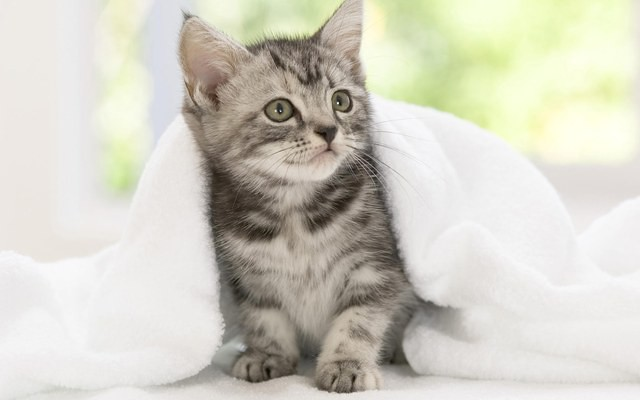
//> input picture testCppLab/testOpenCV/origin/cat1.jpg, 640 x 400 px
$ ./ver4   (built with g++ and OpenCV 4)
//> lines starting //> are read from the running program, lines starting //| are printed output that depends on the picture; after the words box and inside, x2 and y2 are one past the last pixel; in counts of white or black regions, pixels touching at a corner belong together
#include <opencv2/opencv.hpp>
#include <iostream>

int main() {
    // Đọc ảnh
    cv::Mat image = cv::imread("/home/devh/workspaceTesting/testOpenCV/origin/cat1.jpg");
//> image is the input picture: 400 rows x 640 cols, CV_8UC3; mean B, G, R 195.4, 207.3, 209.5

    // Kiểm tra ảnh có tồn tại không
    if (image.empty()) {
        std::cout << "Không thể mở ảnh!" << std::endl;
        return -1;
    }

    // Chuyển ảnh sang ảnh xám
    cv::Mat gray;
    cv::cvtColor(image, gray, cv::COLOR_BGR2GRAY);
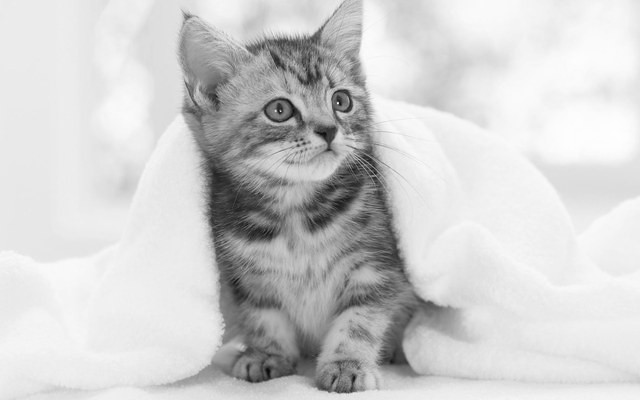
//> gray: 400 rows x 640 cols, CV_8UC1; min 10, max 254, mean 206.6

    // Làm mờ ảnh xám để giảm nhiễu
    cv::Mat blurred;
    cv::GaussianBlur(gray, blurred, cv::Size(5, 5), 0);

    // Áp dụng Thresholding để tạo mặt nạ cho vật thể (các giá trị khác nền)
    cv::Mat thresholded;
    cv::threshold(blurred, thresholded, 0, 255, cv::THRESH_BINARY_INV + cv::THRESH_OTSU);
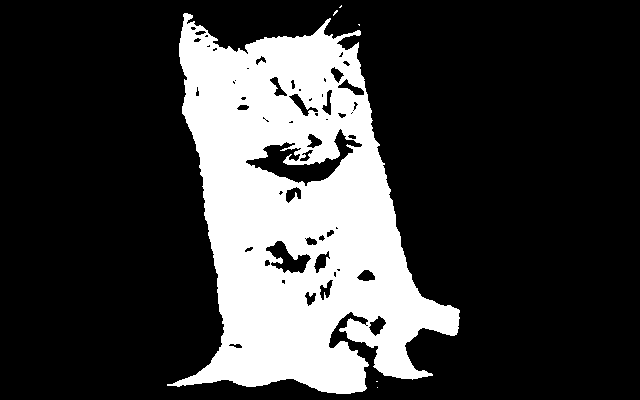
//> thresholded: 400 rows x 640 cols, CV_8UC1; 23.9% white; 6 white regions (5 under 20 px), largest, box (x1, y1, x2, y2) and area: (167, 13, 460, 394) 61273

    // Tìm các biên của vật thể
    cv::Mat edges;
    cv::Canny(thresholded, edges, 100, 200);
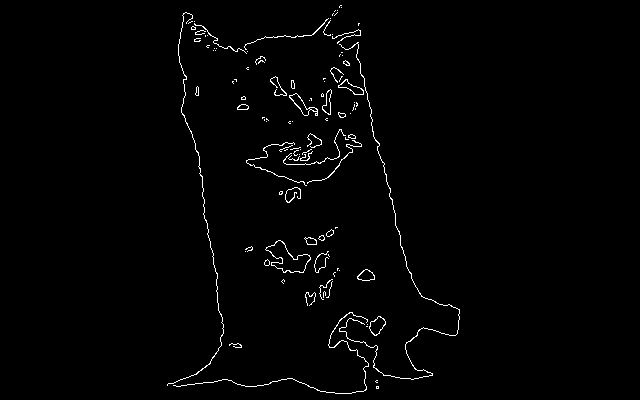
//> edges: 400 rows x 640 cols, CV_8UC1; 1.4% white in thin lines or dots, all inside (x1, y1, x2, y2) = (167, 5, 460, 394)

    // Tạo một ảnh mới để sử dụng cho Watershed
    cv::Mat markers = cv::Mat::zeros(image.size(), CV_32S);

    // Đánh dấu các vùng nền (vùng đen) và vùng vật thể (vùng trắng)
    markers.setTo(cv::Scalar(1), edges); // Biên vật thể được gán giá trị 1
    markers.setTo(cv::Scalar(2), thresholded); // Vùng nền được gán giá trị 2
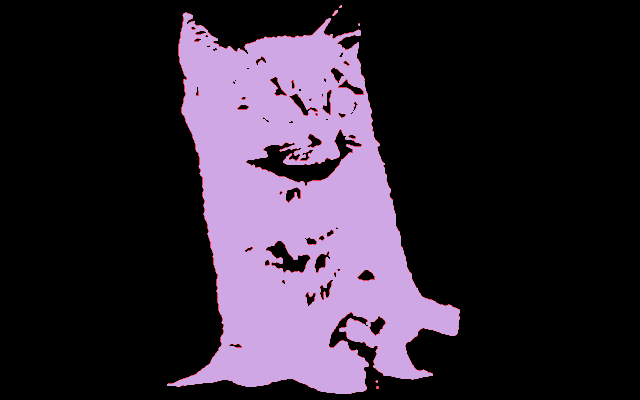
//> markers: 400 rows x 640 cols, CV_32SC1; 3 distinct labels, from 0 to 2; one colour per label, 0 black

    // Áp dụng thuật toán Watershed
    cv::watershed(image, markers);
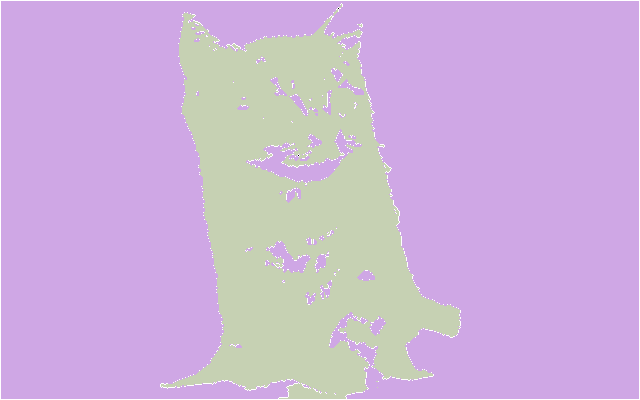
//> markers: 400 rows x 640 cols, CV_32SC1; 4 distinct labels, from -1 to 2; one colour per label, 0 black, -1 white

    // Chuyển ảnh gốc thành ảnh 8-bit
    image.convertTo(image, CV_8U);

    // [11 lines of commented-out code are left out]
    cv::imshow("Kết quả với viền màu đỏ và điểm trung tâm", image);
    cv::waitKey(0);

    return 0;
}

$ run again, with testCppLab/testOpenCV/origin/cat3.jpg copied over testCppLab/testOpenCV/origin/cat1.jpg
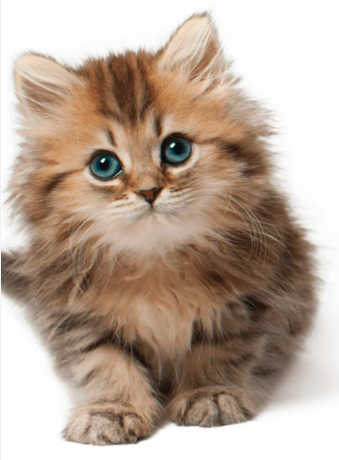
//> input picture testCppLab/testOpenCV/origin/cat3.jpg, 339 x 460 px
//> image is the input picture: 460 rows x 339 cols, CV_8UC3; mean B, G, R 153.7, 168.1, 186.8
//> `cv::threshold(blurred, thresholded, 0, 255, cv::THRESH_BINARY_INV + cv..`:
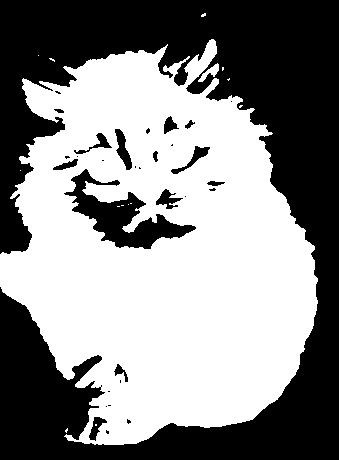
//> thresholded: 460 rows x 339 cols, CV_8UC1; 53.9% white; 31 black regions (17 under 20 px), largest, box (x1, y1, x2, y2) and area: (0, 0, 339, 460) 66515, (64, 169, 196, 249) 3580, (115, 129, 132, 170) 328
//> edges: 460 rows x 339 cols, CV_8UC1; 2.3% white in thin lines or dots, all inside (x1, y1, x2, y2) = (0, 13, 318, 445)
//> `cv::watershed(image, markers);`:
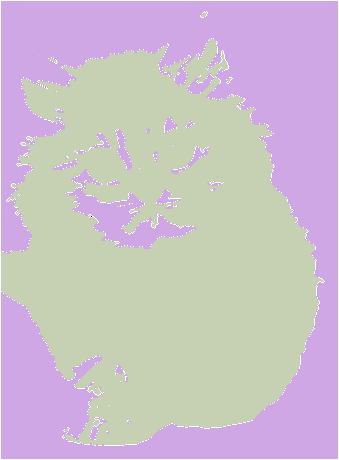
//> markers: 460 rows x 339 cols, CV_32SC1; 4 distinct labels, from -1 to 2; one colour per label, 0 black, -1 white

$ run again, with testCppLab/testOpenCV/origin/cat4.jpg copied over testCppLab/testOpenCV/origin/cat1.jpg
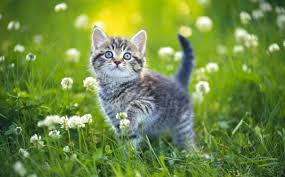
//> input picture testCppLab/testOpenCV/origin/cat4.jpg, 285 x 177 px
//> image is the input picture: 177 rows x 285 cols, CV_8UC3; mean B, G, R 65.7, 138.8, 112.1
//> `cv::threshold(blurred, thresholded, 0, 255, cv::THRESH_BINARY_INV + cv..`:
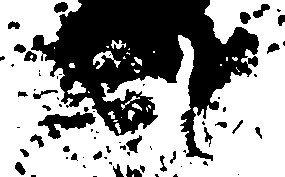
//> thresholded: 177 rows x 285 cols, CV_8UC1; 60.6% white; 71 black regions (40 under 20 px), largest, box (x1, y1, x2, y2) and area: (31, 0, 259, 161) 17064, (38, 112, 96, 139) 733, (126, 135, 142, 153) 136
//> edges: 177 rows x 285 cols, CV_8UC1; 6.2% white in thin lines or dots
//> `cv::watershed(image, markers);`:
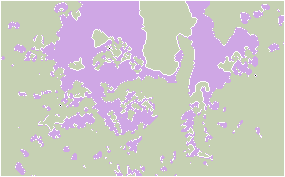
//> markers: 177 rows x 285 cols, CV_32SC1; 4 distinct labels, from -1 to 2; one colour per label, 0 black, -1 white
